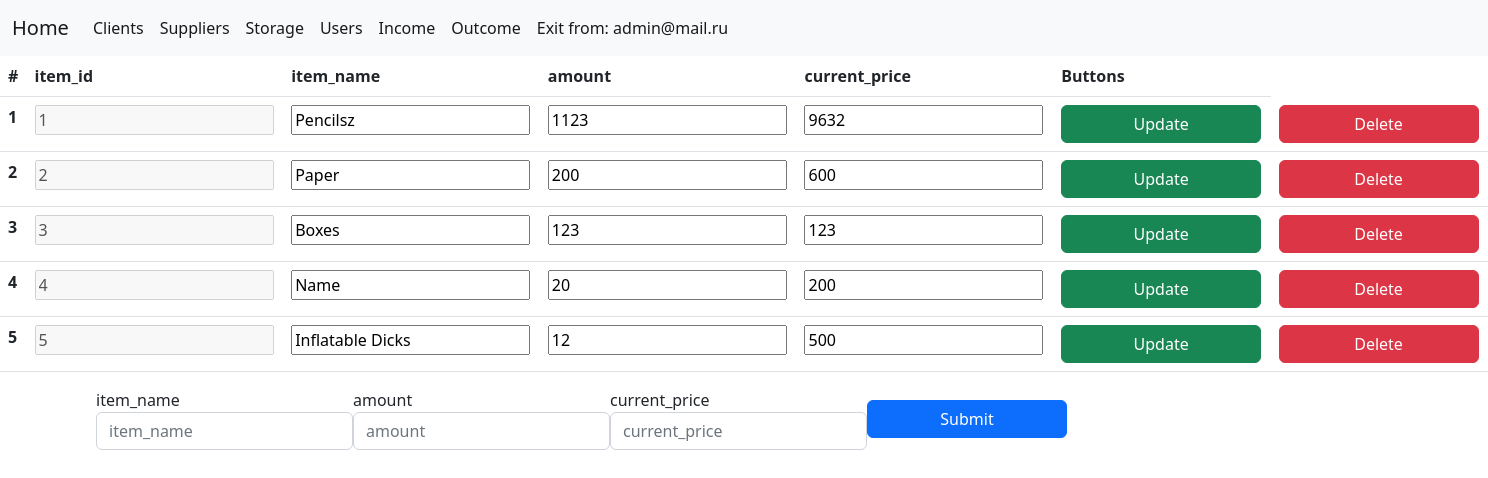
Before: /storage/storage.php (signed in) with the older database file.
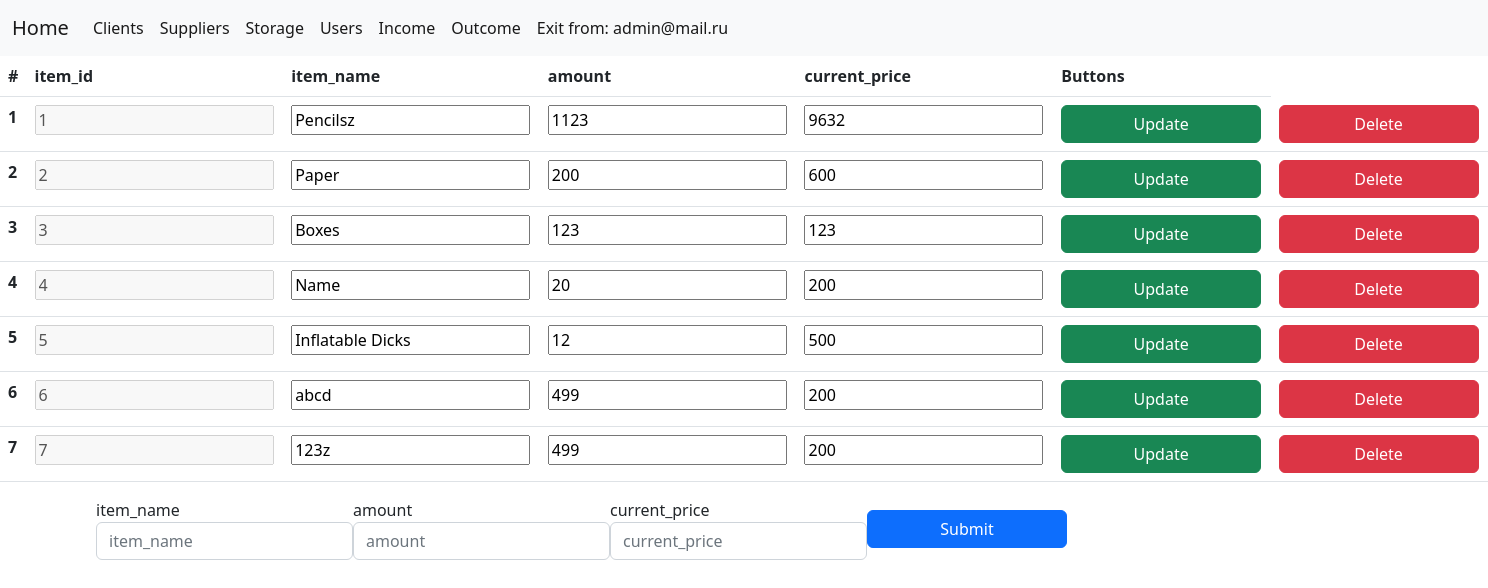
After: the same page with the newer database file.
### tables this page shows
CREATE TABLE `storage` (
  `item_id` int NOT NULL AUTO_INCREMENT,
  `item_name` varchar(45) NOT NULL,
  `amount` int NOT NULL,
  `current_price` varchar(45) DEFAULT NULL,
  PRIMARY KEY (`item_id`),
  UNIQUE KEY `item_id_UNIQUE` (`item_id`)
);

### storage/storage.php (the view, shortened to what this page needs)
<?php
require_once "../util/database.php";
$req=mysqli_query($mysql,"SELECT * FROM storage");
$req1=mysqli_query($mysql,"SELECT * FROM storage");
$vals = mysqli_fetch_assoc($req1);
$req1 = mysqli_fetch_all($req);
$fields[] = [];
$i = 1;
?>
<!DOCTYPE html>
<html lang="en">
<head>
    <link rel="stylesheet" href="../source/bootstrap/css/bootstrap.min.css"/>
    <link rel="stylesheet" href="../source/style.css"/>
</head>
<body>
    <nav class="navbar navbar-expand-lg bg-light">
        <div class="container-fluid">
            <a class="navbar-brand" href="../"> Home </a>
            <div class="collapse navbar-collapse">
                <ul class="navbar-nav me-auto mb-12 mb-lg-0">
                    <li class="nav-item">
                        <a class="nav-link active" href="../clients/clients.php">Clients </a>
                    </li>
                    <li class="nav-item">
                        <a class="nav-link active" aria-current="page" href="../suppliers/suppliers.php">Suppliers</a>
                    </li>
                    <li class="nav-item">
                        <a class="nav-link active" aria-current="page" href="../storage/storage.php">Storage</a>
                    </li>
                    <li class="nav-item">
                            <a class="nav-link active" aria-current="page" href="../users/users.php">Users</a>
                        </li>
                        <li class="nav-item">
                            <a class="nav-link active" aria-current="page" href="../income/income.php">Income</a>
                        </li>
                        <li class="nav-item">
                            <a class="nav-link active" aria-current="page" href="../outcome/outcome.php">Outcome</a>
                        </li>
                    <li class="nav-item">
                        <a class="nav-link active" aria-current="page" href="../util/exit.php">Exit from: <?=$_SESSION['usermail']?></a>
                    </li>
                </ul>
            </div>
        </div>
    </nav>
        <table class="table">
            <thead class="thead-light">
                <tr>
                    <th scope="col">#</th>
                    <?php
                    foreach($vals as $key => $value){
                        echo('<th scope="col">'.$key.'</th>');
                        array_push($fields,$key);
                        }
                    ?>
                    <th>Buttons</th>
                </tr>
            </thead>
            <tbody>
                <?php
                    foreach($req1 as $key => $val)
                    {
                        $j = 0;
                        echo('<tr>');
                        echo('<th scope="row">'.$i.'</th>');
                        ?>
                        <form action="CRUD/update.php" class="formtb" method="POST" id=<?php echo("tb".$key)?> >
                        <?php
                        foreach($val as $data){
                            if($j == 0)
                            {
                                echo('<td> <input type="text" disabled  name="'."item".$j.'" placeholder="'.$data.'" value="'.$data.'">');
                                echo('</td>');
                            }
                            else{
                                echo('<td> <input type="text" id="'."idtb".$j.$key.'" name="'."item".$j.'" placeholder="'.$data.'" value="'.$data.'"></td>');
                            }
                            $j++;
                        }
                        echo('<td><button type="submit" class="btn btn-success">Update</button></td>');
                        ?>
                        </form>
                        <?php
                        echo('<td> <a href="CRUD/delete.php?id='.$val[0].'"><button class="btn btn-danger">Delete</button></a></td>');
                        echo('</tr>');
                        $i++;
                    }?>
            </tbody>
        </table>
        <div class="container">
        <form action="./CRUD/create.php" method="POST" id="form">
            <div style="display:flex;" class="form-row align-items-center">
                <?php
                    for($i = 2; $i <= sizeof($vals); $i++){
                ?>
                    <div class="col-auto">
                        <label class="sr-only" for="inlineFormInput"><?=$fields[$i]?></label>
                        <input  required  id="id_<?=$i?>" type="text" class="form-control mb-2" name="name_<?=$i?>" placeholder="<?=$fields[$i]?>">
                    </div>
                <?php }?>
                <div class="col-auto">
                    <button type="submit" class="btn btn-primary mb-2">Submit</button>
                </div>
            </div>
        </form>
    </div>
</body>
</html>

### source/style.css (style rules this page uses)
button { min-width: 200px; }
a { outline: none; text-decoration: none; color:#000; }

Changed rows visible on the page:
added storage: item0 "6", item1 "abcd", item2 "499", item3 "200"
added storage: item0 "7", item1 "123z", item2 "499", item3 "200"
